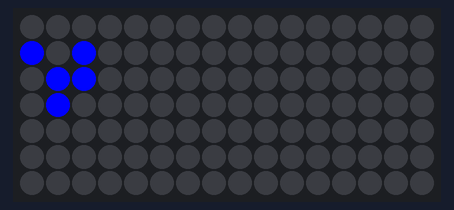
Simulated run of this program. Board: Raspberry Pi Pico running MicroPython. Parts: 16×7 RGB LED matrix.

Above: at 0.05 s.
At 4.99 s:
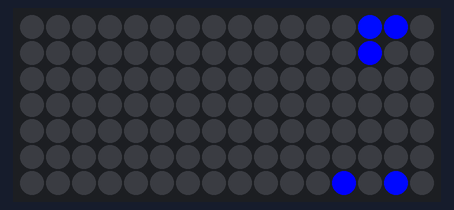
At 9.93 s:
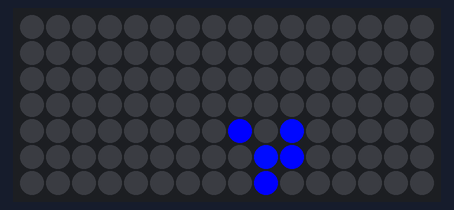
At 19.91 s:
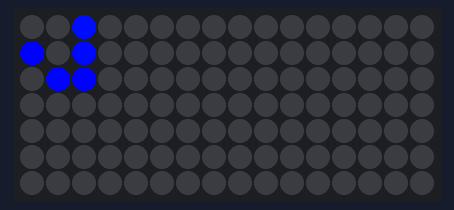
At 29.89 s:
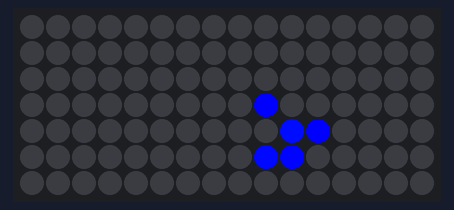
At 39.87 s:
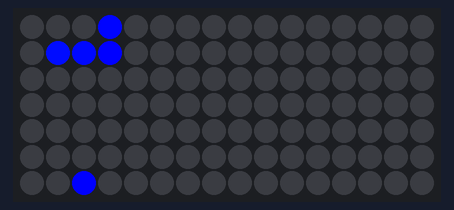

The program:

ooze.py
```python
import asyncio

class PrimodialOoze:
    def __init__(self, machine, display, period=0.1):
        self._engine = machine
        self._display = display
        self._period = period

    async def evolve(self):
        while True:
            self._engine.update()
            self._display.setPixels(self._engine._cells)
            await asyncio.sleep(self._period)


if __name__ == '__main__':
    try:
        from life.machine import Machine
        from life.display import LedMatrix
        from life.loader import Load

        str = '[(1,0),(2,1),(0,2),(1,2),(2,2)]'

        engine = Machine()
        world = LedMatrix()
        ooze = PrimodialOoze(engine, world)

        Load.source(engine, str)

        asyncio.run(ooze.evolve())

    except KeyboardInterrupt:
        pass
```

machine.py
```python
class Machine:
    def __init__(self):
        self._cells = {}

    def update(self):
        next = {}
        counts = self._countNeighbors()

        for xy, count in counts.items():
            if xy in self._cells:  # is alive
                if count == 2 or count == 3:  # stayin' alive
                    next[xy] = self._cells[xy] + 1
                else:
                    continue  # unalived
            else:  # unalive
                if count == 3:
                    next[xy] = 0  # newly alived

        self._cells = next

    def _countNeighbors(self):
        """For each cell, update the count of
        cells who have this one as a neighbor.

        Returns:
            dict: A map of (x,y) -> count
        """
        deltas = [-1, 0, 1]
        counts = {}

        for xy in self._cells:
            (x, y) = xy
            for dx in deltas:
                for dy in deltas:
                    if dx==dy==0:
                        continue
                    ckey = (x+dx, y+dy)
                    if ckey in counts:  # defaultdict(int)
                        counts[ckey] += 1
                    else:
                        counts[ckey] = 1

        return counts


if __name__ == '__main__':
    from life.loader import Load

    try:
        life = Machine()
        Load.source(life, '[(7,1),(7,2),(7,3)]')

        for _ in range(3):
            print(life._cells)
            life.update()

    except KeyboardInterrupt:
        pass
```

display.py
```python
from picounicorn import PicoUnicorn
from picographics import PicoGraphics, DISPLAY_UNICORN_PACK


class LedMatrix:
    def __init__(self):
        self._picounicorn = PicoUnicorn()
        self._graphics = PicoGraphics(display=DISPLAY_UNICORN_PACK)

        self._width, self._height = self._graphics.get_bounds()

    def clear(self):
        pen = self._graphics.create_pen(0, 0, 0)
        self._graphics.set_pen(pen)
        self._graphics.clear()

    def setPixel(self, xy, age):
        (x, y) = xy
        pen = self._graphics.create_pen_hsv(self._age2hue(age), 1.0, 1.0)
        self._graphics.set_pen(pen)
        self._graphics.pixel(x % self._width, y % self._height)  # toroidal display

    def setPixels(self, cells):
        self.clear()
        for xy, age in cells.items():
            self.setPixel(xy, age)
        self._picounicorn.update(self._graphics)

    def _age2hue(self, age):
        return 0.6666 - 0.0026 * (age % 256)


if __name__ == "__main__":
    try:
        import time
        display = LedMatrix()

        for h in range(256):
            pen = display._graphics.create_pen_hsv(0.66-0.0026*h, 1.0, 1.0) # Math is Magic
            display._graphics.set_pen(pen)
            display._graphics.clear()
            display._picounicorn.update(display._graphics)
            time.sleep_ms(25)

        display.clear()
    except KeyboardInterrupt:
        pass
```

loader.py
```python
class Load:
    def __init__(self):
        pass

    @staticmethod
    def file(machine, path):
        f = open(path)
        str = f.read()
        f.close()
        Load.source(machine, str)

    @staticmethod
    def source(machine, str):
        cells = eval(str)
        Load.list(machine, cells)

    @staticmethod
    def list(machine, tuples):
        newCells = {}
        for cell in tuples:
            newCells[cell] = 0
        machine._cells = newCells
```
